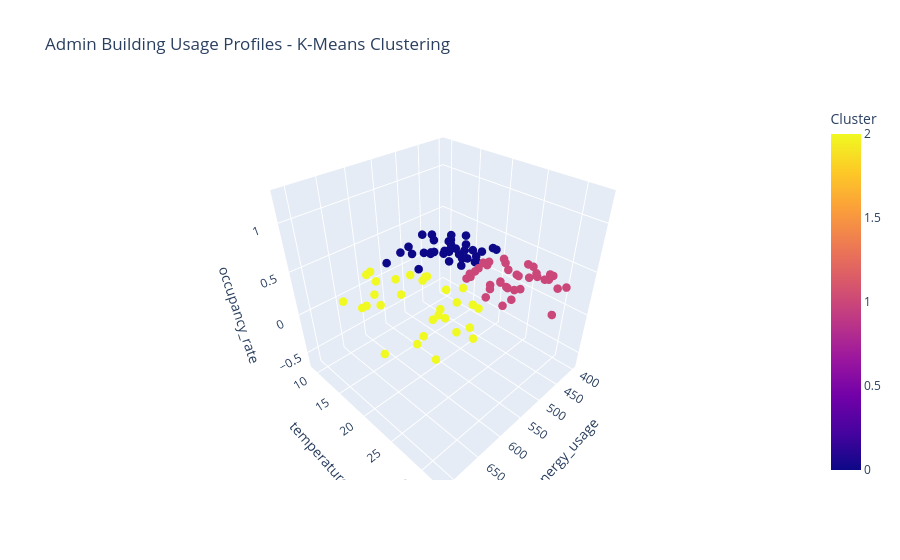

Write notebook code for a chart like this one.
### Markdown cell above
## Step 3: Apply K-Means Clustering to Usage Profiles

Identifying 3 distinct usage patterns (high consumption, normal, and low consumption weeks).

### Code cell
# Prepare features for clustering
features_for_clustering = df[['energy_usage', 'temperature', 'occupancy_rate']].values

# Standardize features
scaler = StandardScaler()
features_scaled = scaler.fit_transform(features_for_clustering)

# Apply K-Means clustering (k=3)
kmeans = KMeans(n_clusters=3, random_state=42, n_init=10)
df['cluster'] = kmeans.fit_predict(features_scaled)

# Analyze clusters
print("🎯 K-Means Clustering Results:")
print("\nCluster Profiles:")
for cluster_id in range(3):
    cluster_data = df[df['cluster'] == cluster_id]
    print(f"\nCluster {cluster_id} ({len(cluster_data)} weeks):")
    print(f"  Avg Energy: {cluster_data['energy_usage'].mean():.1f} kWh")
    print(f"  Avg Temperature: {cluster_data['temperature'].mean():.1f}°C")
    print(f"  Avg Occupancy: {cluster_data['occupancy_rate'].mean():.2%}")
    print(f"  Weekend % in cluster: {cluster_data['is_weekend'].mean():.2%}")

# Visualize clusters
fig = px.scatter_3d(df, 
                    x='energy_usage', 
                    y='temperature', 
                    z='occupancy_rate',
                    color='cluster',
                    title='Admin Building Usage Profiles - K-Means Clustering',
                    labels={'cluster': 'Cluster'})
fig.update_traces(marker=dict(size=5))
fig.show()

### Figure 1 — Plotly figure (JSON) as saved in the notebook; plotly's stock layout.template omitted (floating-point values rounded to 4 significant figures)
{"data": [{"hovertemplate": "energy_usage=%{x}<br>temperature=%{y}<br>occupancy_rate=%{z}<br>Cluster=%{marker.color}<extra></extra>", "legendgroup": "", "marker": {"color": [2, 2, 2, 2, 2, 2, 2, 1, 1, 1, 1, 1, 1, 1, 1, 1, 1, 1, 1, 1, 1, 1, 0, 1, 0, 0, 2, 2, 0, 2, 2, 0, 2, 2, 2, 0, 0, 0, 0, 0, 0, 0, 0, 0, 0, 0, 0, 0, 1, 0, 0, 0, 1, 2, 2, 1, 2, 2, 2, 2, 2, 1, 1, 1, 1, 1, 1, 1, 1, 1, 1, 1, 1, 1, 1, 1, 1, 0, 2, 2, 2, 2, 2, 2, 2, 0, 2, 0, 0, 0, 0, 0, 0, 0, 0, 0, 0, 0, 0, 0, 1, 2, 0, 1], "coloraxis": "coloraxis", "size": 5, "symbol": "circle"}, "mode": "markers", "name": "", "scene": "scene", "showlegend": false, "type": "scatter3d", "x": [604.6, 613.8, 563.5, 668.5, 551.0, 551.8, 592.9, 480.1, 521.7, 400.0, 500.3, 440.4, 414.5, 400.0, 413.1, 413.5, 439.4, 476.0, 450.0, 400.0, 473.9, 437.5, 400.0, 423.6, 458.8, 458.5, 550.0, 648.9, 541.7, 609.6, 563.4, 527.8, 638.8, 588.4, 613.8, 465.1, 448.5, 400.0, 454.8, 455.5, 442.5, 516.3, 418.1, 493.0, 431.1, 458.7, 424.7, 438.6, 468.8, 456.7, 400.0, 442.7, 451.0, 711.1, 617.8, 493.0, 607.5, 593.4, 603.0, 671.3, 651.6, 523.1, 488.4, 420.7, 468.3, 400.0, 419.1, 425.8, 432.2, 501.6, 476.8, 400.0, 479.2, 415.1, 491.5, 480.3, 440.6, 483.2, 551.6, 546.9, 559.9, 683.2, 672.5, 664.9, 603.9, 567.3, 614.6, 487.5, 476.6, 465.1, 504.0, 431.2, 468.3, 498.9, 442.4, 460.2, 489.2, 488.0, 442.8, 484.0, 497.5, 529.3, 423.5, 505.7], "y": [23.72, 27.05, 23.53, 25.53, 25.09, 26.0, 23.1, 25.8, 27.56, 25.18, 27.55, 25.15, 28.22, 27.68, 26.34, 30.63, 24.81, 24.49, 20.08, 24.39, 24.34, 23.4, 18.56, 22.11, 16.47, 19.23, 17.22, 17.86, 15.38, 17.95, 15.63, 10.68, 15.78, 15.08, 11.78, 15.08, 15.13, 13.64, 11.4, 9.097, 13.79, 12.04, 12.07, 13.73, 17.03, 17.94, 15.34, 13.07, 20.52, 19.53, 19.16, 18.4, 20.81, 24.35, 23.85, 23.95, 28.93, 27.53, 24.59, 28.43, 25.11, 25.2, 32.38, 26.87, 26.99, 28.14, 27.88, 30.03, 26.28, 24.47, 26.61, 24.37, 25.56, 21.36, 20.59, 20.69, 20.46, 18.57, 20.95, 17.31, 17.57, 14.36, 16.83, 16.87, 11.56, 11.44, 13.75, 13.65, 14.91, 17.44, 10.29, 12.96, 14.5, 12.93, 10.04, 14.78, 13.51, 16.77, 16.31, 13.71, 21.12, 22.11, 18.12, 21.03], "z": [0.3, 0.3, 0.3, 0.3, 0.3, 0.3, 0.3, 0.3, 0.3, 0.3, 0.3, 0.3, 0.3, 0.3, 0.3, 0.3, 0.3, 0.3, 0.3, 0.3, 0.3, 0.3, 0.3, 0.3, 0.3, 0.3, 0.3, 0.3, 0.3, 0.3, 0.3, 0.3, 0.3, 0.3, 0.3, 0.3, 0.3, 0.3, 0.3, 0.3, 0.3, 0.3, 0.3, 0.3, 0.3, 0.3, 0.3, 0.3, 0.3, 0.3, 0.3, 0.3, 0.3, 0.3, 0.3, 0.3, 0.3, 0.3, 0.3, 0.3, 0.3, 0.3, 0.3, 0.3, 0.3, 0.3, 0.3, 0.3, 0.3, 0.3, 0.3, 0.3, 0.3, 0.3, 0.3, 0.3, 0.3, 0.3, 0.3, 0.3, 0.3, 0.3, 0.3, 0.3, 0.3, 0.3, 0.3, 0.3, 0.3, 0.3, 0.3, 0.3, 0.3, 0.3, 0.3, 0.3, 0.3, 0.3, 0.3, 0.3, 0.3, 0.3, 0.3, 0.3]}], "layout": {"coloraxis": {"colorbar": {"title": {"text": "Cluster"}}, "colorscale": [[0, "#0d0887"], [0.1111, "#46039f"], [0.2222, "#7201a8"], [0.3333, "#9c179e"], [0.4444, "#bd3786"], [0.5556, "#d8576b"], [0.6667, "#ed7953"], [0.7778, "#fb9f3a"], [0.8889, "#fdca26"], [1, "#f0f921"]]}, "legend": {"tracegroupgap": 0}, "scene": {"domain": {"x": [0, 1], "y": [0, 1]}, "xaxis": {"title": {"text": "energy_usage"}}, "yaxis": {"title": {"text": "temperature"}}, "zaxis": {"title": {"text": "occupancy_rate"}}}, "title": {"text": "Admin Building Usage Profiles - K-Means Clustering"}}}
